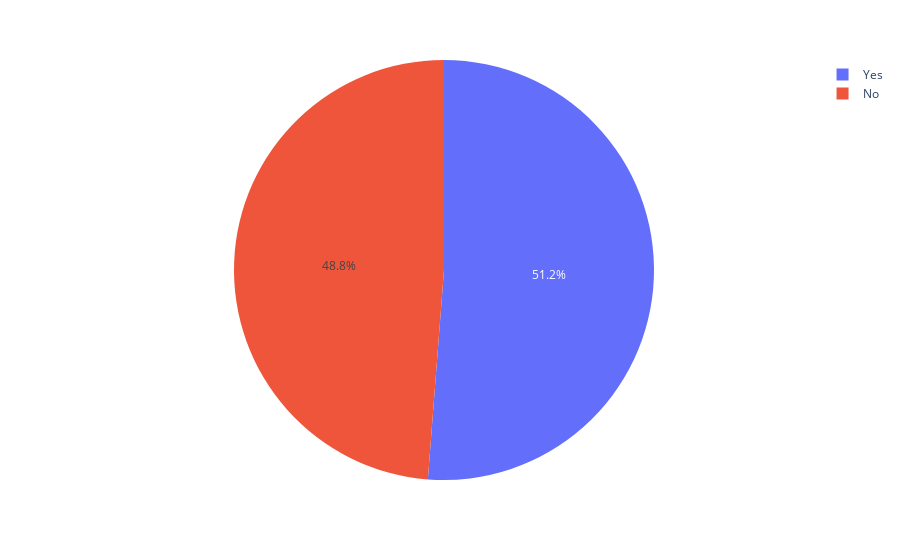

The cell this chart's notebook holds for it:
### Markdown cell above
### Use the info acquired to plot a pie chart

### Code cell
px.pie(data_frame=toss_win_info, names='results', values='count')

### Figure 1 — Plotly figure (JSON) as saved in the notebook; plotly's stock layout.template omitted (floating-point values rounded to 4 significant figures)
{"data": [{"domain": {"x": [0, 1], "y": [0, 1]}, "hovertemplate": "results=%{label}<br>count=%{value}<extra></extra>", "labels": ["Yes", "No"], "legendgroup": "", "name": "", "showlegend": true, "type": "pie", "values": [418, 398]}], "layout": {"legend": {"tracegroupgap": 0}, "margin": {"t": 60}}}
